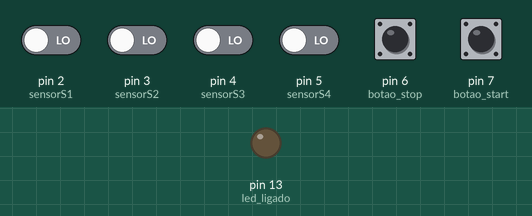
This sketch was run on a simulated Arduino Uno, built with avr-gcc and run on an emulated ATmega328P. Shown: output pins drawn as LEDs (lit = HIGH). The inputs (shaded band) are chosen by the test bench; at power-on: pin 2 (sensorS1), pin 3 (sensorS2), pin 4 (sensorS3), pin 5 (sensorS4), pin 6 (botao_stop), pin 7 (botao_start) LOW.

Above: at 1.2 s.
1.3 s: pin 7 (botao_start) pulled HIGH for 0.15 s
At 1.6 s:
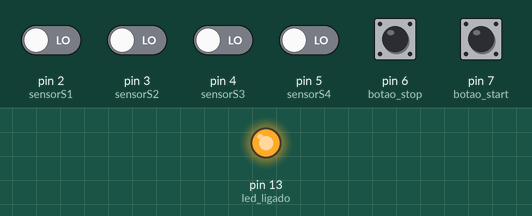
2.9 s: pin 6 (botao_stop) pulled HIGH for 1 s
At 4.3 s:
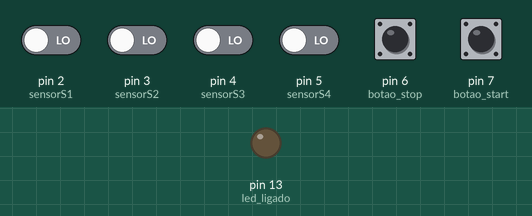
5.4 s: pin 7 (botao_start) pulled HIGH for 1 s
At 5.9 s:
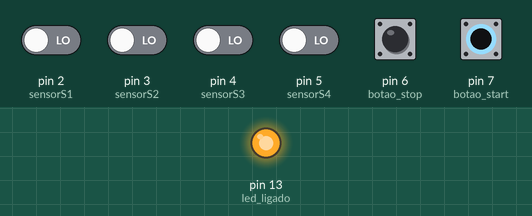
Timing chart, 0 to 8.4 s (numbered marks = the images above; inputs shaded):
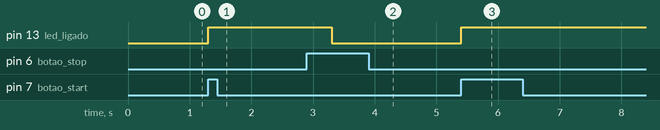

Measured:
- after the input at 1.3 s, pin 13 (led_ligado): LOW → HIGH at once
- after the input at 2.9 s, pin 13 (led_ligado): HIGH → LOW after 0.40 s
- after the input at 5.4 s, pin 13 (led_ligado): LOW → HIGH at once

The sketch:

Exerc_cio_2_-_lista.ino
```cpp
int led_ligado = 13;
int led_esteira = 11;
int botao_start = 7;
int botao_stop = 6;
int sensorS4 = 5;
int sensorS3 = 4;
int sensorS2 = 3;
int sensorS1 = 2;
int start = 0;
int stop = 0;
int stop2 = 0;
int S1 = 0;
int S2 = 0;
int S3 = 0; //snesor baixo
int S4 = 0; //sensor alto
int aux = 0;
int aux2 = 0;

void setup (){
  pinMode(led_ligado, OUTPUT);
  pinMode(botao_start, INPUT);
  pinMode(botao_stop, INPUT);
  pinMode(sensorS1, INPUT);
  pinMode(sensorS2, INPUT);
  pinMode(sensorS3, INPUT);
  pinMode(sensorS4, INPUT);
}

void loop (){
  start = digitalRead(botao_start);
  stop = digitalRead(botao_stop);
  S1 = digitalRead(sensorS1);
  S2 = digitalRead(sensorS2);
  S3 = digitalRead(sensorS3); //baixo
  S4 = digitalRead(sensorS4); //alto

  if((start == HIGH) || (aux == 1)){
    digitalWrite(led_ligado, HIGH);
    delay(2000);
  }

  if(S4 == HIGH){
    digitalWrite(led_esteira, HIGH);
  }

  if(S1 == HIGH){
    digitalWrite(led_esteira, LOW);
  }
  if(S3 == HIGH){
    digitalWrite(led_esteira, HIGH);
  }

  if(S2 == HIGH){
    digitalWrite(led_esteira, LOW);
  }

  while(aux ==1) {
     digitalWrite(led_ligado, HIGH);
     stop2 = digitalRead(botao_stop);
     if (stop2 == 1) {
       digitalWrite(led_ligado, 0);
       aux = 0;
     }
  }
  if(stop == HIGH){
    digitalWrite(led_esteira, LOW);
    digitalWrite(led_ligado, LOW);
  }
}
```
